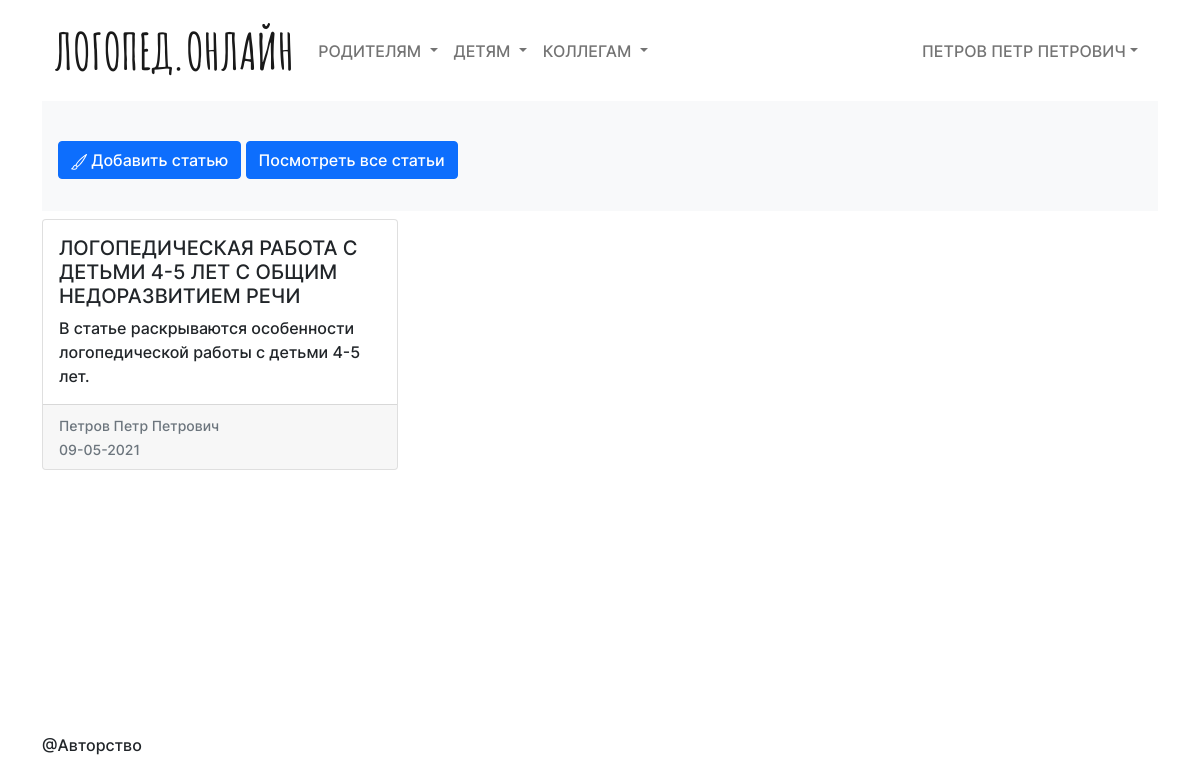
Screenshot of /blog/my-articles (signed in) with the database file from the repository.
### database/users.py (models this page shows, shortened)
class User(SqlAlchemyBase, UserMixin):
    __tablename__ = 'users'
    id = sqlalchemy.Column(sqlalchemy.Integer,
                           primary_key=True, autoincrement=True)
    login = sqlalchemy.Column(sqlalchemy.String(64), index=True, unique=True, nullable=True)
    email = sqlalchemy.Column(sqlalchemy.String(120), index=True, unique=True)
    type_user = sqlalchemy.Column(sqlalchemy.String, nullable=True)
    name = sqlalchemy.Column(sqlalchemy.String, nullable=True)
    hashed_password = sqlalchemy.Column(sqlalchemy.String(128), nullable=True)
    created_date = sqlalchemy.Column(sqlalchemy.DateTime,
                                     default=datetime.datetime.now)

### database/articles.py (models this page shows)
class Article(SqlAlchemyBase):
    __tablename__ = 'articles'
    id = sqlalchemy.Column(sqlalchemy.Integer,
                           primary_key=True, autoincrement=True)
    title = sqlalchemy.Column(sqlalchemy.String, nullable=True)
    content = sqlalchemy.Column(sqlalchemy.String, nullable=True)
    description = sqlalchemy.Column(sqlalchemy.String, nullable=True)
    created_date_str = sqlalchemy.Column(sqlalchemy.String, default=f"{datetime.datetime.now():%d-%m-%Y}")
    created_date = sqlalchemy.Column(sqlalchemy.DateTime,
                                     default=datetime.datetime.now)
    user_id = sqlalchemy.Column(sqlalchemy.Integer,
                                sqlalchemy.ForeignKey("users.id"))
    user = sqlalchemy.orm.relation('User')

### moduls/blog.py (the view)
@bp.route('/my-articles')
def showOnlyMyArticles():
    db_session = create_session()
    articles = db_session.query(Article)
    user = db_session.query(User).filter(User.id == 1).first()
    return render_template("only_my_articles.html", articles=articles, user=user)

### database/db_session.py (called while the page is built)
def create_session() -> Session:
    global __factory
    return __factory()

### moduls/auth.py (called while the page is built)
@login_manager.user_loader
def load_user(user_id):
    db_sess = create_session()
    return db_sess.query(User).get(user_id)

### templates/only_my_articles.html (shortened to what this page needs)
{% extends 'blog.html' %}
{% block button %}
    <a class="btn btn-primary" href="{{ url_for('blog.blog') }}">
        Посмотреть все статьи
    </a>
{% endblock %}
{% block article %}
    {% for article in articles %}
        {% if current_user.login == article.user.login %}
            <div class="col">
              <a class="card h-100 text-decoration-none text-dark" href="{{ url_for('blog.showCurrentArticle', index_article=loop.index)}}">
                <div class="card-body">
                  <h5 class="card-title">{{article.title}}</h5>
                  <p class="card-text">{{article.description}}</p>
                </div>
                <div class="card-footer">
                  <small class="text-muted">{{article.user.name}}</small><br>
                  <small class="text-muted">{{article.created_date_str}}</small>
                </div>
              </a>
            </div>
        {% endif %}
    {% endfor %}
{% endblock %}

### templates/base.html (shortened to what this page needs)
<!DOCTYPE html>
<html lang="en">
<head>
    <link rel="stylesheet" href="{{ url_for('static', filename='css/bootstrap.min.css') }}">
    <link rel="stylesheet" href="{{ url_for('static', filename='css/style.css') }}">
</head>
<body class="container">
        <nav class="navbar navbar-expand-lg navbar-light">
            <div class="container-fluid">
              <a class="navbar-brand logo" href="{{ url_for('home.index') }}">ЛОГОПЕД.ОНЛАЙН</a>
              <div class="collapse navbar-collapse" id="navbarSupportedContent">
                <ul class="navbar-nav me-auto mb-2 mb-lg-0 menu-elements-header">
                  <li class="nav-item dropdown">
                    <a class="nav-link dropdown-toggle" href="#" id="navbarDropdown" role="button" data-bs-toggle="dropdown" aria-expanded="false">
                      Родителям
                    </a>
                  </li>
                  <li class="nav-item dropdown">
                    <a class="nav-link dropdown-toggle" href="#" id="navbarDropdown" role="button" data-bs-toggle="dropdown" aria-expanded="false">
                      Детям
                    </a>
                  </li>
                  <li class="nav-item dropdown">
                    <a class="nav-link dropdown-toggle" href="#" id="navbarDropdown" role="button" data-bs-toggle="dropdown" aria-expanded="false">
                      Коллегам
                    </a>
                  </li>
                </ul>
              </div>
                {% if current_user.is_authenticated %}
                    <ul class="navbar-nav me-auto mb-2 mb-lg-0 menu-elements-header">
                        <li class="nav-item dropdown">
                            <a class="nav-link dropdown-toggle" href="#" id="navbarDropdown" role="button" data-bs-toggle="dropdown" aria-expanded="false">{{ current_user.name }}</a>
                        </li>
                    </ul>
                {% endif %}
            </div>
          </nav>
    <main>
        {% block main %}
        {% endblock %}
    </main>
    <footer>
        @Авторство
    </footer>
</body>
</html>

### static/css/style.css (style rules this page uses)
body { font-family: "Inter-Medium"; }
.logo { font-family: 'Amatic SC Bold'; font-size: 50px; }
main { min-height: 79vh; }
.menu-elements-header>li>a { text-transform: uppercase; background-image: linear-gradient(to left, #ffaa2b, #eb6a37); background-position: 50% 100%; background-repeat: no-repeat; background-size: 0% 2px; transition: background-size .3s; }

### rows the page displays
User: name "ПЕТРОВ ПЕТР ПЕТРОВИЧ"
Article: title "ЛОГОПЕДИЧЕСКАЯ РАБОТА С ДЕТЬМИ 4-5 ЛЕТ С ОБЩИМ НЕДОРАЗВИТИЕМ РЕЧИ", description "В статье раскрываются особенности логопедической работы с детьми 4-5 лет.", user.name "Петров Петр Петрович", created_date_str "09-05-2021"
